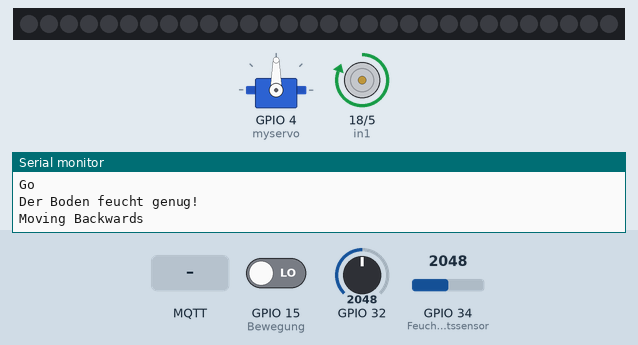
A sketch run on a simulated ESP32. Shown: servo, 30 RGB LEDs in strip order, left to right, motor-driver pin pairs drawn as motors (green arrow = first pin HIGH = forward, orange = second pin HIGH = backward, longer = more drive), the last lines printed to the serial monitor. Inputs (shaded band) come from the test bench; at power-on: GPIO 15 (Bewegung) LOW, GPIO 32 = 2048, GPIO 34 (Feuchtigkeitssensor) = 2048. WiFi joins after 1.5 s; servers stay silent unless stated; random numbers use the default seed unless the sketch sets one; no MQTT or app messages arrive unless stated.

Above: at 2.7 s.
2.8 s: GPIO 15 (Bewegung) driven HIGH
At 6.36 s:
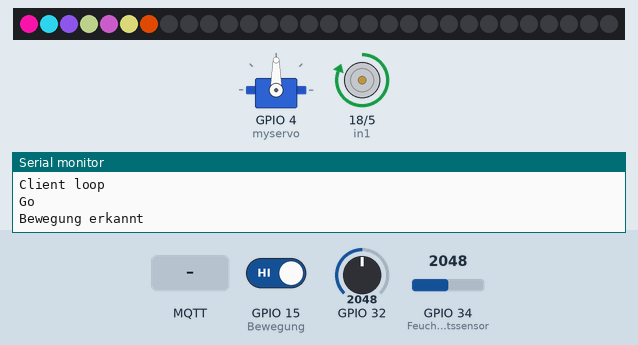
7.0 s: GPIO 32 set to 1973
At 7.02 s:
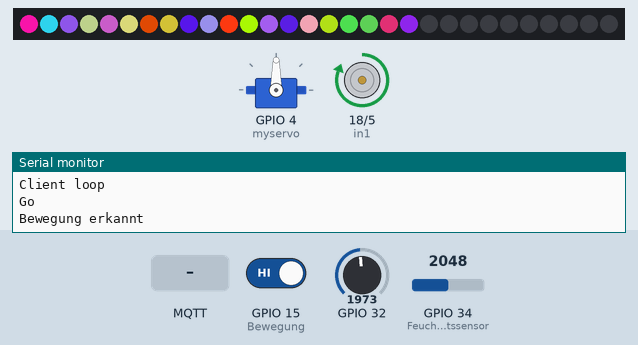
8.9 s: GPIO 34 (Feuchtigkeitssensor) set to 1536
13.1 s: GPIO 34 (Feuchtigkeitssensor) set to 1439
18.4 s: GPIO 32 set to 2040
At 23.71 s:
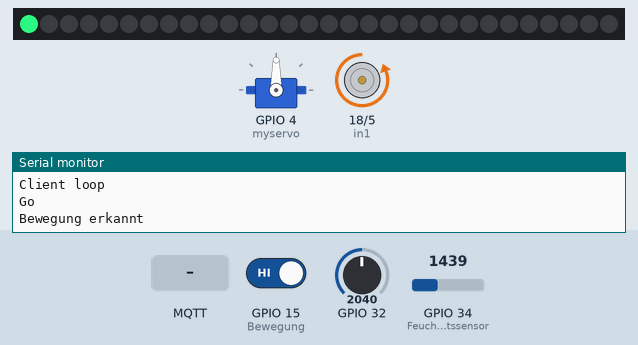
24.3 s: MQTT message "true" arrives on the first subscribed topic
At 28.96 s:
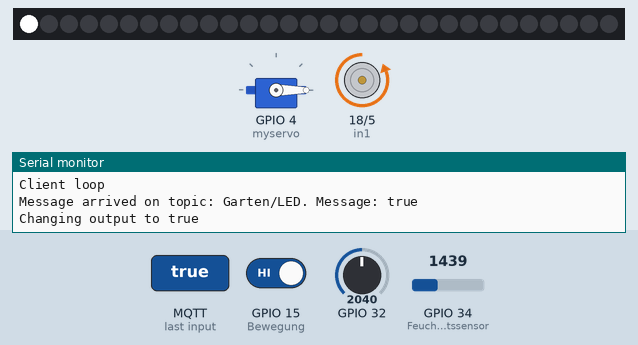
Timing chart, 0 to 33.3 s (numbered marks = the images above; inputs shaded):
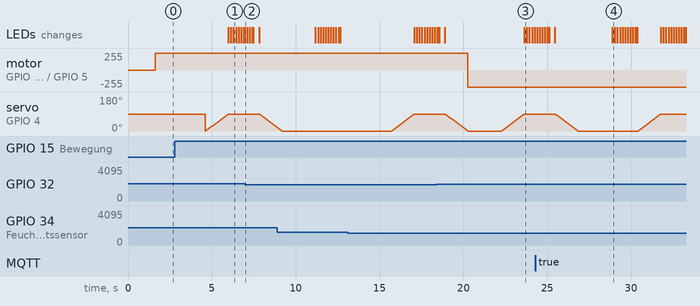

Measured:
- the behaviour switches between 2000 and 1999 on GPIO 32 (found by bisection; images 1 and 2)
- after the input at 2.8 s, the LEDs: first change after 3.2 s (image 1 shows a later state)

The sketch:

ErgebnisMQTT.ino
```cpp
////////////////////////////////////////////////////////////////////
#include <WiFi.h>
#include <PubSubClient.h>

#include <Servo.h>
#include <Adafruit_NeoPixel.h>

#define NUMPIXELS 30 // Popular NeoPixel ring size
int pos = 0;    // variable to store the servo position
int led_1 = 2;

////////////////////////////////////////////////////////////////////

//int GSM1 = 35;
int in1 = 18;
int in2 = 5;

const int freq = 30000;
const int pwmChannel = 1;
const int resolution = 8;
int dutyCycle = 200;

#define DELAYVAL 500 // Time (in milliseconds) to pause between pixels

// Replace the next variables with your SSID/Password combination
const char* ssid = "SICK Summer University";
const char* password = "SSU2021!";

// Add your MQTT Broker IP address, example:
const char* mqtt_server = "192.168.8.21";


Servo myservo;
Adafruit_NeoPixel pixels(NUMPIXELS, led_1, NEO_GRB  + NEO_KHZ800);


WiFiClient espClient;
PubSubClient client(espClient);
long lastMsg = 0;
char msg[50];
int value = 0;
bool manuellOn = false;

void servo_open() {
  for (pos = 0; pos <= 90; pos += 1) { // goes from 0 degrees to 180 degrees
    myservo.write(pos);              // tell servo to go to position in variable 'pos'
    delay(15);                       // waits 15ms for the servo to reach the position
  }
}

void servo_close() {
  for (pos = 90; pos >= 0; pos -= 1) { // goes from 180 degrees to 0 degrees
    myservo.write(pos);              // tell servo to go to position in variable 'pos'
    delay(15);                       // waits 15ms for the servo to reach the position
  }
}

void whiteLight() {
  //pixels.clear(); // Set all pixel colors to 'off'
  for (int i = 0; i < NUMPIXELS; i++) {
    pixels.setPixelColor(i, pixels.Color(255, 255, 255));
    pixels.show();   // Send the updated pixel colors to the hardware.
    delay(50); // Pause before next pass through loop
  }
}
void Lighteffect() {
  //pixels.clear(); // Set all pixel colors to 'off'
  for (int i = 0; i < NUMPIXELS; i++) {
    int color1 = random(0, 255);
    int color2 = random(0, 255);
    int color3 = random(0, 255);
    pixels.setPixelColor(i, pixels.Color(color1, color2, color3));
    pixels.show();   // Send the updated pixel colors to the hardware.
    delay(50); // Pause before next pass through loop
    //    color1 -= 8;
    //  color2 += 8;
    //color3 -= 8;
  }
}


////////////////////////////////////////////////////////////////////
void forward() {
  Serial.println("Moving Forward");
  digitalWrite(in1, LOW);
  digitalWrite(in2, HIGH);
  delay(1000);
}

void forward_smooth() {
  digitalWrite(in1, HIGH);
  digitalWrite(in2, LOW);
  while (dutyCycle <= 255) {
    ledcWrite(pwmChannel, dutyCycle);
    Serial.print("Forward with duty cycle: ");
    Serial.println(dutyCycle);
    dutyCycle = dutyCycle + 5;
    delay(500);
  }
  dutyCycle = 200;
}
void back() {
  Serial.println("Moving Backwards");
  digitalWrite(in1, HIGH);
  digitalWrite(in2, LOW);
  delay(2000);
}
void off() {
  Serial.println("Motor stopped");
  digitalWrite(in1, LOW);
  digitalWrite(in2, LOW);
  delay(1000);
}


void setup_wifi() {
  delay(10);
  // We start by connecting to a WiFi network
  Serial.println();
  Serial.print("Connecting to ");
  Serial.println(ssid);

  WiFi.begin(ssid, password);

  while (WiFi.status() != WL_CONNECTED) {
    delay(500);
    Serial.print(".");
  }

  Serial.println("");
  Serial.println("WiFi connected");
  Serial.println("IP address: ");
  Serial.println(WiFi.localIP());
}

void callback(char* topic, byte * message, unsigned int length) {
  Serial.print("Message arrived on topic: ");
  Serial.print(topic);
  Serial.print(". Message: ");
  String messageTemp;

  for (int i = 0; i < length; i++) {
    Serial.print((char)message[i]);
    messageTemp += (char)message[i];
  }
  Serial.println();

  // Feel free to add more if statements to control more GPIOs with MQTT

  // If a message is received on the topic esp32/output, you check if the message is either "on" or "off".
  // Changes the output state according to the message
  if (String(topic) == "Garten/LED") {
    Serial.print("Changing output to ");
    if (messageTemp == "true") {
      Serial.println("true");
      manuellOn = true;
      //Stripe on
      whiteLight();

    }
    else if (messageTemp == "false") {
      Serial.println("false");
      manuellOn = false;
      //Stripe off
      pixels.clear();
      pixels.show();
    }
  }
  if (String(topic) == "Garten/Bewässerung") {
    Serial.print("Changing output to ");
    if (messageTemp == "true") {
      Serial.println("true");
      manuellOn = true;
      //Bewässerung on
      forward();

    }
    else if (messageTemp == "false") {
      Serial.println("false");
      manuellOn = false;
      //Bewässerung off
      off();

    }
  }
  if (String(topic) == "Garten/Toröffner") {
    Serial.print("Changing output to ");
    if (messageTemp == "true") {
      Serial.println("true");
      manuellOn = true;
      //Toröffner on
      servo_open();
    }
    else if (messageTemp == "false") {
      Serial.println("false");
      manuellOn = false;
      //Toröffner off
      servo_close();
    }
  }


}

void reconnect() {
  // Loop until we're reconnected
  while (!client.connected()) {
    Serial.print("Attempting MQTT connection...");
    // Attempt to connect
    if (client.connect("ESP8266Client")) {
      Serial.println("connected");
      // Subscribe
      client.subscribe("Garten/LED");
      client.subscribe("Garten/Bewässerung");
      client.subscribe("Garten/Türöffner");

    } else {
      Serial.print("failed, rc=");
      Serial.print(client.state());
      Serial.println(" try again in 5 seconds");
      // Wait 5 seconds before retrying
      delay(5000);
    }
  }
}

////////////////////////////////////////////////////////////////////

int taster = 33;

////////////////////////////////////////////////////////////////////

int Feuchtigkeitssensor = 34;
int liquid_level;


void setup() {


  ////////////////////////////////////////////////////////////////////

  myservo.attach(4);  // attaches the servo on pin 13 to the servo object
  Serial.begin(9600);

  Serial.print("Start");
  ////////////////////////////////////////////////////////////////////

  pixels.begin(); // INITIALIZE NeoPixel strip object (REQUIRED)

  ////////////////////////////////////////////////////////////////////


  pinMode(in1, OUTPUT);
  pinMode(in2, OUTPUT);
  //pinMode(GSM1, OUTPUT);
  //ledcSetup(pwmChannel, freq, resolution);
  //ledcAttachPin(GSM1, pwmChannel);

  ////////////////////////////////////////////////////////////////////

  pinMode(taster, INPUT);
  pinMode(32, INPUT);
  pinMode(15, INPUT); //Bewegung

  ////////////////////////////////////////////////////////////////////

  pinMode(Feuchtigkeitssensor, INPUT);

  ////////////////////////////////////////////////////////////////////

  // Wire.begin();
  // lightMeter.begin();

  ////////////////////////////////////////////////////////////////////


  setup_wifi();
  client.setServer(mqtt_server, 1883);
  client.setCallback(callback);
}


void loop() {


  Serial.println("Start");
  if (!client.connected()) {
    Serial.println("Reconnect");
    reconnect();
  }
  Serial.println("Client loop");
  client.loop();
  Serial.println("Go");

  //if (manuellOn == false) {
  int Bewegungssensor = digitalRead(15);
  if (Bewegungssensor == HIGH) {
    Serial.println("Bewegung erkannt");
    for (pos = 0; pos <= 90; pos += 1) { // goes from 0 degrees to 180 degrees
      myservo.write(pos);              // tell servo to go to position in variable 'pos'
      delay(15);                       // waits 15ms for the servo to reach the position
    }
    //Toröffner
    Lighteffect();
    delay(300);
    pixels.clear();
    pixels.show();

    for (pos = 90; pos >= 0; pos -= 1) { // goes from 180 degrees to 0 degrees
      myservo.write(pos);              // tell servo to go to position in variable 'pos'
      delay(15);                       // waits 15ms for the servo to reach the position
    }
  }

  ////////////////////////////////////////////////////////////////////

  liquid_level = analogRead(Feuchtigkeitssensor);
  if (liquid_level < 1500) {
    Serial.println("Der Boden ist zu trocken!");
    forward();                                                                           //Pumpe
  }
  else {
    Serial.println("Der Boden feucht genug!");
    back();
  }

  ////////////////////////////////////////////////////////////////////
  /*
      //float lux = lightMeter.readLightLevel();
      float lux = 100;
      if (lux < 70) {
        whiteLight();
        Serial.println("Dunkel");
      }
      else {                                                                              //Licht bei Dunkelheit
        pixels.clear();
        pixels.show();
        delay(1000);
        Serial.println("Hell");
      }
  */

  int Helligkeit = analogRead(32);
  if (Helligkeit < 2000) {
    whiteLight();
    Serial.println("Dunkel");
    delay(3000);
  }
  else {                                                                              //Licht bei Dunkelheit
    pixels.clear();
    pixels.show();
    delay(1000);
    Serial.println("Hell");
  }
  ////////////////////////////////////////////////////////////////////
  //}

  Serial.println("End loop");

}
```
